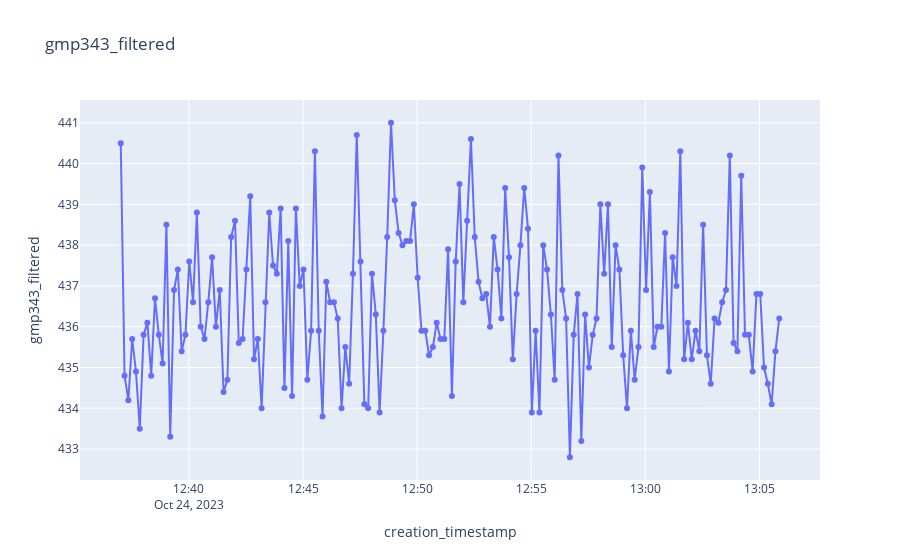
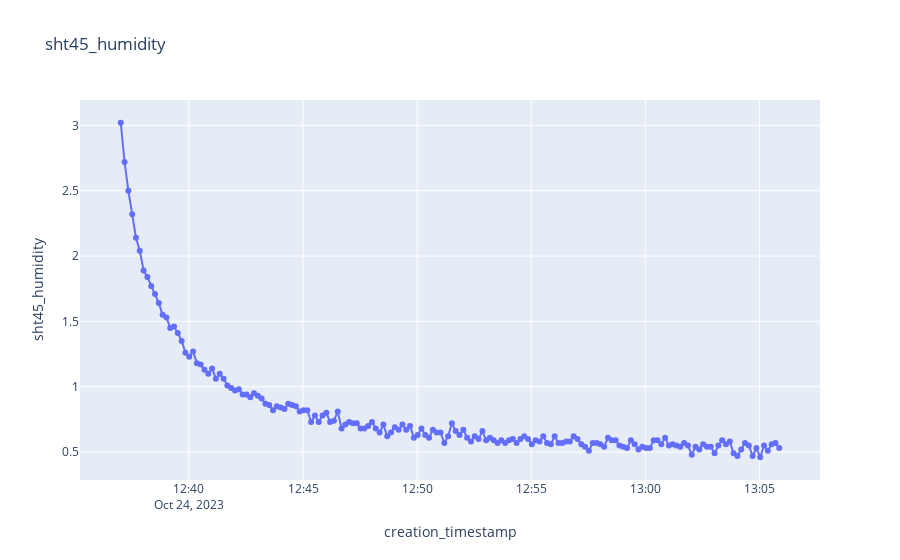

The notebook cell saved with these charts, in order:
### Markdown cell above
# ICOS Bottles with 0.2.0-beta.8

### Code cell
#400
start_date = datetime(2023, 10, 24, 12, 37, 0).replace(tzinfo=timezone.utc)
end_date = datetime(2023, 10, 24, 13, 6, 0).replace(tzinfo=timezone.utc)

df_p_400 = df.sort("creation_timestamp").filter(pl.col("creation_timestamp").is_between(start_date, end_date))

plot_sensor_measurement(df_p_400.collect(), col_name="gmp343_filtered")
plot_sensor_measurement(df_p_400.collect(), col_name="sht45_humidity")

#600
start_date = datetime(2023, 10, 24, 11, 55, 30).replace(tzinfo=timezone.utc)
end_date = datetime(2023, 10, 24, 12, 29, 0).replace(tzinfo=timezone.utc)

df_p_600 = df.filter(pl.col("creation_timestamp").is_between(start_date, end_date))

plot_sensor_measurement(df_p_600.collect(), col_name="gmp343_filtered")
plot_sensor_measurement(df_p_600.collect(), col_name="sht45_humidity")

### Figure 1 — Plotly figure (JSON) as saved in the notebook; plotly's stock layout.template omitted (floating-point values rounded to 4 significant figures; data arrays with more than 128 entries replaced by an {"elided": "..."} marker saying what was removed)
{"data": [{"hovertemplate": "creation_timestamp=%{x}<br>gmp343_filtered=%{y}<extra></extra>", "legendgroup": "", "line": {"color": "#636efa", "dash": "solid"}, "marker": {"symbol": "circle"}, "mode": "markers+lines", "name": "", "orientation": "v", "showlegend": false, "type": "scatter", "x": {"elided": "174 str values"}, "xaxis": "x", "y": {"elided": "174 float values"}, "yaxis": "y"}], "layout": {"legend": {"tracegroupgap": 0}, "title": {"text": "gmp343_filtered"}, "xaxis": {"anchor": "y", "domain": [0, 1], "title": {"text": "creation_timestamp"}}, "yaxis": {"anchor": "x", "domain": [0, 1], "title": {"text": "gmp343_filtered"}}}}

### Figure 2 — Plotly figure (JSON) as saved in the notebook; plotly's stock layout.template omitted (floating-point values rounded to 4 significant figures; data arrays with more than 128 entries replaced by an {"elided": "..."} marker saying what was removed)
{"data": [{"hovertemplate": "creation_timestamp=%{x}<br>sht45_humidity=%{y}<extra></extra>", "legendgroup": "", "line": {"color": "#636efa", "dash": "solid"}, "marker": {"symbol": "circle"}, "mode": "markers+lines", "name": "", "orientation": "v", "showlegend": false, "type": "scatter", "x": {"elided": "174 str values"}, "xaxis": "x", "y": {"elided": "174 float values"}, "yaxis": "y"}], "layout": {"legend": {"tracegroupgap": 0}, "title": {"text": "sht45_humidity"}, "xaxis": {"anchor": "y", "domain": [0, 1], "title": {"text": "creation_timestamp"}}, "yaxis": {"anchor": "x", "domain": [0, 1], "title": {"text": "sht45_humidity"}}}}
